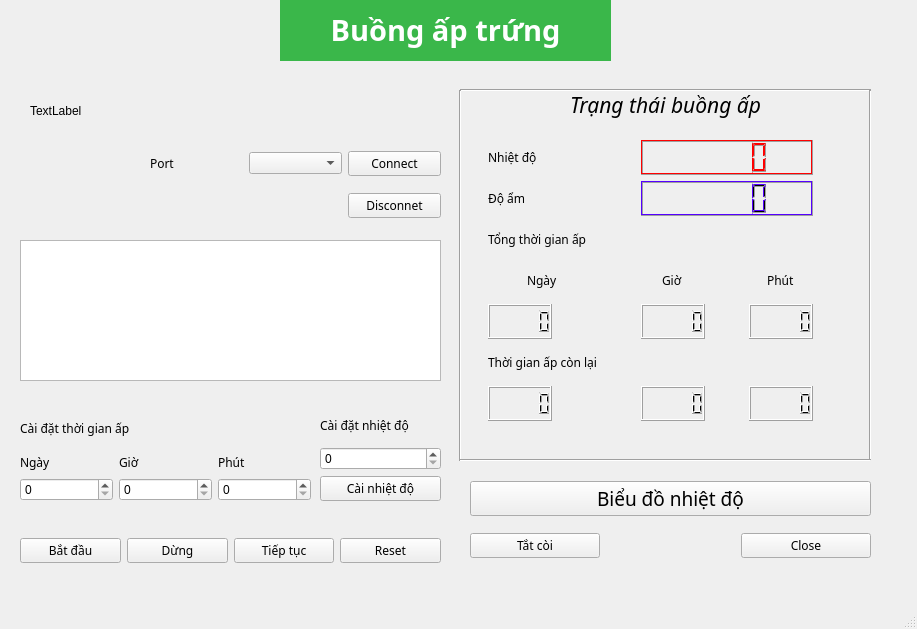
<?xml version="1.0" encoding="UTF-8"?>
<ui version="4.0">
 <class>MainWindow</class>
 <widget class="QMainWindow" name="MainWindow">
  <property name="geometry">
   <rect>
    <x>0</x>
    <y>0</y>
    <width>917</width>
    <height>629</height>
   </rect>
  </property>
  <property name="minimumSize">
   <size>
    <width>917</width>
    <height>629</height>
   </size>
  </property>
  <property name="maximumSize">
   <size>
    <width>917</width>
    <height>629</height>
   </size>
  </property>
  <property name="windowTitle">
   <string>Buong ap trung</string>
  </property>
  <widget class="QWidget" name="centralwidget">
   <widget class="QFrame" name="horizontalFrame">
    <property name="geometry">
     <rect>
      <x>20</x>
      <y>660</y>
      <width>901</width>
      <height>371</height>
     </rect>
    </property>
    <layout class="QHBoxLayout" name="horizontalLayout"/>
   </widget>
   <widget class="QWidget" name="gridLayoutWidget">
    <property name="geometry">
     <rect>
      <x>150</x>
      <y>140</y>
      <width>291</width>
      <height>91</height>
     </rect>
    </property>
    <layout class="QGridLayout" name="gridLayout">
     <item row="0" column="1">
      <widget class="QComboBox" name="comboBoxPort"/>
     </item>
     <item row="0" column="0">
      <widget class="QLabel" name="label_Port">
       <property name="font">
        <font>
         <family>Raleway</family>
         <pointsize>9</pointsize>
        </font>
       </property>
       <property name="text">
        <string>Port</string>
       </property>
      </widget>
     </item>
     <item row="0" column="2">
      <widget class="QPushButton" name="pushButtonConnect">
       <property name="font">
        <font>
         <family>Raleway</family>
         <pointsize>9</pointsize>
        </font>
       </property>
       <property name="text">
        <string>Connect</string>
       </property>
      </widget>
     </item>
     <item row="1" column="2">
      <widget class="QPushButton" name="pushButtonDisconnect">
       <property name="font">
        <font>
         <family>Raleway</family>
         <pointsize>9</pointsize>
        </font>
       </property>
       <property name="text">
        <string>Disconnet</string>
       </property>
      </widget>
     </item>
    </layout>
   </widget>
   <widget class="QWidget" name="gridLayoutWidget_2">
    <property name="geometry">
     <rect>
      <x>450</x>
      <y>140</y>
      <width>401</width>
      <height>281</height>
     </rect>
    </property>
    <layout class="QGridLayout" name="gridLayout_2">
     <item row="3" column="4" alignment="Qt::AlignHCenter">
      <widget class="QLabel" name="label_9">
       <property name="font">
        <font>
         <family>Raleway</family>
         <pointsize>9</pointsize>
        </font>
       </property>
       <property name="text">
        <string>Phút</string>
       </property>
      </widget>
     </item>
     <item row="6" column="4">
      <widget class="QLCDNumber" name="lcdNumberMinHatch">
       <property name="sizePolicy">
        <sizepolicy hsizetype="Fixed" vsizetype="Minimum">
         <horstretch>0</horstretch>
         <verstretch>0</verstretch>
        </sizepolicy>
       </property>
      </widget>
     </item>
     <item row="4" column="3">
      <widget class="QLCDNumber" name="lcdNumberTotalHour">
       <property name="sizePolicy">
        <sizepolicy hsizetype="Fixed" vsizetype="Minimum">
         <horstretch>0</horstretch>
         <verstretch>0</verstretch>
        </sizepolicy>
       </property>
      </widget>
     </item>
     <item row="6" column="2">
      <widget class="QLCDNumber" name="lcdNumberDayHatch">
       <property name="sizePolicy">
        <sizepolicy hsizetype="Fixed" vsizetype="Minimum">
         <horstretch>0</horstretch>
         <verstretch>0</verstretch>
        </sizepolicy>
       </property>
      </widget>
     </item>
     <item row="3" column="2" alignment="Qt::AlignHCenter">
      <widget class="QLabel" name="label_7">
       <property name="font">
        <font>
         <family>Raleway</family>
         <pointsize>9</pointsize>
        </font>
       </property>
       <property name="text">
        <string>Ngày</string>
       </property>
      </widget>
     </item>
     <item row="0" column="2">
      <widget class="QLabel" name="label_Temparature">
       <property name="font">
        <font>
         <family>Raleway</family>
         <pointsize>9</pointsize>
        </font>
       </property>
       <property name="text">
        <string>Nhiệt độ</string>
       </property>
      </widget>
     </item>
     <item row="0" column="3" colspan="2">
      <widget class="QLCDNumber" name="lcdNumberTemperature">
       <property name="palette">
        <palette>
         <active>
          <colorrole role="WindowText">
           <brush brushstyle="SolidPattern">
            <color alpha="255">
             <red>255</red>
             <green>0</green>
             <blue>0</blue>
            </color>
           </brush>
          </colorrole>
          <colorrole role="Button">
           <brush brushstyle="SolidPattern">
            <color alpha="255">
             <red>255</red>
             <green>0</green>
             <blue>0</blue>
            </color>
           </brush>
          </colorrole>
          <colorrole role="Light">
           <brush brushstyle="SolidPattern">
            <color alpha="255">
             <red>255</red>
             <green>0</green>
             <blue>0</blue>
            </color>
           </brush>
          </colorrole>
          <colorrole role="Midlight">
           <brush brushstyle="SolidPattern">
            <color alpha="255">
             <red>255</red>
             <green>0</green>
             <blue>0</blue>
            </color>
           </brush>
          </colorrole>
          <colorrole role="Text">
           <brush brushstyle="SolidPattern">
            <color alpha="255">
             <red>255</red>
             <green>0</green>
             <blue>0</blue>
            </color>
           </brush>
          </colorrole>
          <colorrole role="BrightText">
           <brush brushstyle="SolidPattern">
            <color alpha="255">
             <red>255</red>
             <green>0</green>
             <blue>0</blue>
            </color>
           </brush>
          </colorrole>
          <colorrole role="Base">
           <brush brushstyle="SolidPattern">
            <color alpha="255">
             <red>0</red>
             <green>0</green>
             <blue>0</blue>
            </color>
           </brush>
          </colorrole>
          <colorrole role="PlaceholderText">
           <brush brushstyle="SolidPattern">
            <color alpha="128">
             <red>255</red>
             <green>0</green>
             <blue>0</blue>
            </color>
           </brush>
          </colorrole>
         </active>
         <inactive>
          <colorrole role="WindowText">
           <brush brushstyle="SolidPattern">
            <color alpha="255">
             <red>255</red>
             <green>0</green>
             <blue>0</blue>
            </color>
           </brush>
          </colorrole>
          <colorrole role="Button">
           <brush brushstyle="SolidPattern">
            <color alpha="255">
             <red>255</red>
             <green>0</green>
             <blue>0</blue>
            </color>
           </brush>
          </colorrole>
          <colorrole role="Light">
           <brush brushstyle="SolidPattern">
            <color alpha="255">
             <red>255</red>
             <green>0</green>
             <blue>0</blue>
            </color>
           </brush>
          </colorrole>
          <colorrole role="Midlight">
           <brush brushstyle="SolidPattern">
            <color alpha="255">
             <red>255</red>
             <green>0</green>
             <blue>0</blue>
            </color>
           </brush>
          </colorrole>
          <colorrole role="Text">
           <brush brushstyle="SolidPattern">
            <color alpha="255">
             <red>255</red>
             <green>0</green>
             <blue>0</blue>
            </color>
           </brush>
          </colorrole>
          <colorrole role="BrightText">
           <brush brushstyle="SolidPattern">
            <color alpha="255">
             <red>255</red>
             <green>0</green>
             <blue>0</blue>
            </color>
           </brush>
          </colorrole>
          <colorrole role="Base">
           <brush brushstyle="SolidPattern">
            <color alpha="255">
             <red>0</red>
             <green>0</green>
             <blue>0</blue>
            </color>
           </brush>
          </colorrole>
          <colorrole role="PlaceholderText">
           <brush brushstyle="SolidPattern">
            <color alpha="128">
             <red>255</red>
             <green>0</green>
             <blue>0</blue>
            </color>
           </brush>
          </colorrole>
         </inactive>
         <disabled>
          <colorrole role="WindowText">
           <brush brushstyle="SolidPattern">
            <color alpha="255">
             <red>120</red>
             <green>120</green>
             <blue>120</blue>
            </color>
           </brush>
          </colorrole>
          <colorrole role="Button">
           <brush brushstyle="SolidPattern">
            <color alpha="255">
             <red>255</red>
             <green>0</green>
             <blue>0</blue>
            </color>
           </brush>
          </colorrole>
          <colorrole role="Light">
           <brush brushstyle="SolidPattern">
            <color alpha="255">
             <red>255</red>
             <green>0</green>
             <blue>0</blue>
            </color>
           </brush>
          </colorrole>
          <colorrole role="Midlight">
           <brush brushstyle="SolidPattern">
            <color alpha="255">
             <red>255</red>
             <green>0</green>
             <blue>0</blue>
            </color>
           </brush>
          </colorrole>
          <colorrole role="Text">
           <brush brushstyle="SolidPattern">
            <color alpha="255">
             <red>120</red>
             <green>120</green>
             <blue>120</blue>
            </color>
           </brush>
          </colorrole>
          <colorrole role="BrightText">
           <brush brushstyle="SolidPattern">
            <color alpha="255">
             <red>255</red>
             <green>0</green>
             <blue>0</blue>
            </color>
           </brush>
          </colorrole>
          <colorrole role="Base">
           <brush brushstyle="SolidPattern">
            <color alpha="255">
             <red>240</red>
             <green>240</green>
             <blue>240</blue>
            </color>
           </brush>
          </colorrole>
          <colorrole role="PlaceholderText">
           <brush brushstyle="SolidPattern">
            <color alpha="128">
             <red>0</red>
             <green>0</green>
             <blue>0</blue>
            </color>
           </brush>
          </colorrole>
         </disabled>
        </palette>
       </property>
       <property name="font">
        <font>
         <pointsize>16</pointsize>
         <weight>50</weight>
         <italic>false</italic>
         <bold>false</bold>
        </font>
       </property>
       <property name="autoFillBackground">
        <bool>false</bool>
       </property>
      </widget>
     </item>
     <item row="6" column="3">
      <widget class="QLCDNumber" name="lcdNumberHourHatch">
       <property name="sizePolicy">
        <sizepolicy hsizetype="Fixed" vsizetype="Minimum">
         <horstretch>0</horstretch>
         <verstretch>0</verstretch>
        </sizepolicy>
       </property>
      </widget>
     </item>
     <item row="3" column="3" alignment="Qt::AlignHCenter">
      <widget class="QLabel" name="label_8">
       <property name="font">
        <font>
         <family>Raleway</family>
         <pointsize>9</pointsize>
        </font>
       </property>
       <property name="text">
        <string>Giờ</string>
       </property>
      </widget>
     </item>
     <item row="1" column="3" colspan="2">
      <widget class="QLCDNumber" name="lcdNumberHumidity">
       <property name="palette">
        <palette>
         <active>
          <colorrole role="Button">
           <brush brushstyle="SolidPattern">
            <color alpha="255">
             <red>85</red>
             <green>255</green>
             <blue>0</blue>
            </color>
           </brush>
          </colorrole>
          <colorrole role="Light">
           <brush brushstyle="SolidPattern">
            <color alpha="255">
             <red>85</red>
             <green>0</green>
             <blue>255</blue>
            </color>
           </brush>
          </colorrole>
          <colorrole role="Midlight">
           <brush brushstyle="SolidPattern">
            <color alpha="255">
             <red>85</red>
             <green>0</green>
             <blue>255</blue>
            </color>
           </brush>
          </colorrole>
          <colorrole role="BrightText">
           <brush brushstyle="SolidPattern">
            <color alpha="255">
             <red>85</red>
             <green>0</green>
             <blue>255</blue>
            </color>
           </brush>
          </colorrole>
          <colorrole role="Base">
           <brush brushstyle="SolidPattern">
            <color alpha="255">
             <red>85</red>
             <green>0</green>
             <blue>255</blue>
            </color>
           </brush>
          </colorrole>
          <colorrole role="Window">
           <brush brushstyle="SolidPattern">
            <color alpha="255">
             <red>85</red>
             <green>0</green>
             <blue>255</blue>
            </color>
           </brush>
          </colorrole>
         </active>
         <inactive>
          <colorrole role="Button">
           <brush brushstyle="SolidPattern">
            <color alpha="255">
             <red>85</red>
             <green>255</green>
             <blue>0</blue>
            </color>
           </brush>
          </colorrole>
          <colorrole role="Light">
           <brush brushstyle="SolidPattern">
            <color alpha="255">
             <red>85</red>
             <green>0</green>
             <blue>255</blue>
            </color>
           </brush>
          </colorrole>
          <colorrole role="Midlight">
           <brush brushstyle="SolidPattern">
            <color alpha="255">
             <red>85</red>
             <green>0</green>
             <blue>255</blue>
            </color>
           </brush>
          </colorrole>
          <colorrole role="BrightText">
           <brush brushstyle="SolidPattern">
            <color alpha="255">
             <red>85</red>
             <green>0</green>
             <blue>255</blue>
            </color>
           </brush>
          </colorrole>
          <colorrole role="Base">
           <brush brushstyle="SolidPattern">
            <color alpha="255">
             <red>85</red>
             <green>0</green>
             <blue>255</blue>
            </color>
           </brush>
          </colorrole>
          <colorrole role="Window">
           <brush brushstyle="SolidPattern">
            <color alpha="255">
             <red>85</red>
             <green>0</green>
             <blue>255</blue>
            </color>
           </brush>
          </colorrole>
         </inactive>
         <disabled>
          <colorrole role="Button">
           <brush brushstyle="SolidPattern">
            <color alpha="255">
             <red>85</red>
             <green>255</green>
             <blue>0</blue>
            </color>
           </brush>
          </colorrole>
          <colorrole role="Light">
           <brush brushstyle="SolidPattern">
            <color alpha="255">
             <red>85</red>
             <green>0</green>
             <blue>255</blue>
            </color>
           </brush>
          </colorrole>
          <colorrole role="Midlight">
           <brush brushstyle="SolidPattern">
            <color alpha="255">
             <red>85</red>
             <green>0</green>
             <blue>255</blue>
            </color>
           </brush>
          </colorrole>
          <colorrole role="BrightText">
           <brush brushstyle="SolidPattern">
            <color alpha="255">
             <red>85</red>
             <green>0</green>
             <blue>255</blue>
            </color>
           </brush>
          </colorrole>
          <colorrole role="Base">
           <brush brushstyle="SolidPattern">
            <color alpha="255">
             <red>85</red>
             <green>0</green>
             <blue>255</blue>
            </color>
           </brush>
          </colorrole>
          <colorrole role="Window">
           <brush brushstyle="SolidPattern">
            <color alpha="255">
             <red>85</red>
             <green>0</green>
             <blue>255</blue>
            </color>
           </brush>
          </colorrole>
         </disabled>
        </palette>
       </property>
      </widget>
     </item>
     <item row="4" column="2">
      <widget class="QLCDNumber" name="lcdNumberTotalDay">
       <property name="sizePolicy">
        <sizepolicy hsizetype="Fixed" vsizetype="Minimum">
         <horstretch>0</horstretch>
         <verstretch>0</verstretch>
        </sizepolicy>
       </property>
      </widget>
     </item>
     <item row="1" column="2">
      <widget class="QLabel" name="label_Humidity">
       <property name="font">
        <font>
         <family>Raleway</family>
         <pointsize>9</pointsize>
        </font>
       </property>
       <property name="text">
        <string>Độ ẩm</string>
       </property>
      </widget>
     </item>
     <item row="5" column="2" alignment="Qt::AlignHCenter">
      <widget class="QLabel" name="label_5">
       <property name="font">
        <font>
         <family>Raleway</family>
         <pointsize>9</pointsize>
        </font>
       </property>
       <property name="text">
        <string>Thời gian ấp còn lại</string>
       </property>
      </widget>
     </item>
     <item row="2" column="2" colspan="3">
      <widget class="QLabel" name="label_6">
       <property name="font">
        <font>
         <family>Raleway</family>
         <pointsize>9</pointsize>
        </font>
       </property>
       <property name="text">
        <string>Tổng thời gian ấp</string>
       </property>
      </widget>
     </item>
     <item row="4" column="4">
      <widget class="QLCDNumber" name="lcdNumberTotalMin">
       <property name="sizePolicy">
        <sizepolicy hsizetype="Fixed" vsizetype="Minimum">
         <horstretch>0</horstretch>
         <verstretch>0</verstretch>
        </sizepolicy>
       </property>
      </widget>
     </item>
    </layout>
   </widget>
   <widget class="QWidget" name="gridLayoutWidget_3">
    <property name="geometry">
     <rect>
      <x>20</x>
      <y>410</y>
      <width>291</width>
      <height>91</height>
     </rect>
    </property>
    <layout class="QGridLayout" name="gridLayout_3">
     <item row="2" column="2">
      <widget class="QLabel" name="label_4">
       <property name="font">
        <font>
         <family>Raleway</family>
         <pointsize>9</pointsize>
         <weight>50</weight>
         <bold>false</bold>
        </font>
       </property>
       <property name="text">
        <string>Phút</string>
       </property>
      </widget>
     </item>
     <item row="2" column="1">
      <widget class="QLabel" name="label_3">
       <property name="font">
        <font>
         <family>Raleway</family>
         <pointsize>9</pointsize>
         <weight>50</weight>
         <bold>false</bold>
        </font>
       </property>
       <property name="text">
        <string>Giờ</string>
       </property>
      </widget>
     </item>
     <item row="3" column="1">
      <widget class="QSpinBox" name="spinBoxHourTimeHatch"/>
     </item>
     <item row="3" column="2">
      <widget class="QSpinBox" name="spinBoxMinuteTimeHatch"/>
     </item>
     <item row="3" column="0">
      <widget class="QSpinBox" name="spinBoxDayTimeHatch"/>
     </item>
     <item row="2" column="0">
      <widget class="QLabel" name="label_2">
       <property name="font">
        <font>
         <family>Raleway</family>
         <pointsize>9</pointsize>
         <weight>50</weight>
         <bold>false</bold>
        </font>
       </property>
       <property name="text">
        <string>Ngày</string>
       </property>
      </widget>
     </item>
     <item row="0" column="0" rowspan="2" colspan="3">
      <widget class="QLabel" name="label">
       <property name="font">
        <font>
         <family>Raleway</family>
         <pointsize>9</pointsize>
         <weight>50</weight>
         <bold>false</bold>
        </font>
       </property>
       <property name="text">
        <string>Cài đặt thời gian ấp</string>
       </property>
      </widget>
     </item>
    </layout>
   </widget>
   <widget class="QWidget" name="horizontalLayoutWidget">
    <property name="geometry">
     <rect>
      <x>20</x>
      <y>530</y>
      <width>421</width>
      <height>41</height>
     </rect>
    </property>
    <layout class="QHBoxLayout" name="horizontalLayout_2">
     <item>
      <widget class="QPushButton" name="pushButtonStartHatch">
       <property name="font">
        <font>
         <family>Raleway</family>
         <pointsize>9</pointsize>
         <weight>50</weight>
         <bold>false</bold>
        </font>
       </property>
       <property name="text">
        <string>Bắt đầu</string>
       </property>
      </widget>
     </item>
     <item>
      <widget class="QPushButton" name="pushButtonStopHatch">
       <property name="font">
        <font>
         <family>Raleway</family>
         <pointsize>9</pointsize>
         <weight>50</weight>
         <bold>false</bold>
        </font>
       </property>
       <property name="text">
        <string>Dừng</string>
       </property>
      </widget>
     </item>
     <item>
      <widget class="QPushButton" name="pushButtonContinue">
       <property name="font">
        <font>
         <family>Raleway</family>
         <pointsize>9</pointsize>
         <weight>50</weight>
         <bold>false</bold>
        </font>
       </property>
       <property name="text">
        <string>Tiếp tục</string>
       </property>
      </widget>
     </item>
     <item>
      <widget class="QPushButton" name="pushButtonReset">
       <property name="font">
        <font>
         <family>Raleway</family>
         <pointsize>9</pointsize>
         <weight>50</weight>
         <bold>false</bold>
        </font>
       </property>
       <property name="text">
        <string>Reset</string>
       </property>
      </widget>
     </item>
    </layout>
   </widget>
   <widget class="QTextEdit" name="textEditGetData">
    <property name="geometry">
     <rect>
      <x>20</x>
      <y>240</y>
      <width>421</width>
      <height>141</height>
     </rect>
    </property>
   </widget>
   <widget class="QWidget" name="verticalLayoutWidget">
    <property name="geometry">
     <rect>
      <x>320</x>
      <y>410</y>
      <width>121</width>
      <height>91</height>
     </rect>
    </property>
    <layout class="QVBoxLayout" name="verticalLayout">
     <item>
      <widget class="QLabel" name="label_10">
       <property name="font">
        <font>
         <family>Raleway</family>
         <pointsize>9</pointsize>
         <weight>50</weight>
         <bold>false</bold>
        </font>
       </property>
       <property name="text">
        <string>Cài đặt nhiệt độ </string>
       </property>
      </widget>
     </item>
     <item>
      <widget class="QSpinBox" name="spinBoxSetTemp"/>
     </item>
     <item>
      <widget class="QPushButton" name="pushButtonSetTemp">
       <property name="font">
        <font>
         <family>Raleway</family>
         <pointsize>9</pointsize>
         <weight>50</weight>
         <bold>false</bold>
        </font>
       </property>
       <property name="styleSheet">
        <string notr="true"/>
       </property>
       <property name="text">
        <string>Cài nhiệt độ</string>
       </property>
      </widget>
     </item>
    </layout>
   </widget>
   <widget class="QLabel" name="trangthaibuongap">
    <property name="geometry">
     <rect>
      <x>490</x>
      <y>80</y>
      <width>351</width>
      <height>51</height>
     </rect>
    </property>
    <property name="font">
     <font>
      <family>Raleway</family>
      <pointsize>16</pointsize>
      <weight>50</weight>
      <italic>true</italic>
      <bold>false</bold>
     </font>
    </property>
    <property name="text">
     <string>&lt;html&gt;&lt;head/&gt;&lt;body&gt;&lt;p align=&quot;center&quot;&gt;Trạng thái buồng ấp&lt;/p&gt;&lt;/body&gt;&lt;/html&gt;</string>
    </property>
   </widget>
   <widget class="QLabel" name="label_11">
    <property name="geometry">
     <rect>
      <x>280</x>
      <y>0</y>
      <width>331</width>
      <height>61</height>
     </rect>
    </property>
    <property name="font">
     <font>
      <family>Raleway ExtraBold</family>
      <pointsize>22</pointsize>
      <weight>75</weight>
      <bold>true</bold>
     </font>
    </property>
    <property name="autoFillBackground">
     <bool>false</bool>
    </property>
    <property name="styleSheet">
     <string notr="true">color: rgb(255, 255, 255);
background-color: rgb(58, 183, 74)</string>
    </property>
    <property name="text">
     <string>&lt;!DOCTYPE html&gt;
&lt;html&gt;
&lt;head&gt;
    &lt;title&gt;Buồng ấp trứng&lt;/title&gt;
    &lt;style&gt;
        body {
            text-align: center;
            background-color: #f2f2f2;
        }
css
Copy code
    p {
        font-size: 24px;
        color: #aa55ff;
        font-family: Arial, sans-serif;
        font-weight: bold;
        margin-top: 50px;
    }
&lt;/style&gt;
&lt;/head&gt;
&lt;body&gt;
    &lt;p&gt;Buồng ấp trứng&lt;/p&gt;
&lt;/body&gt;
&lt;/html&gt;</string>
    </property>
   </widget>
   <widget class="QLabel" name="label_pix">
    <property name="geometry">
     <rect>
      <x>30</x>
      <y>20</y>
      <width>101</width>
      <height>181</height>
     </rect>
    </property>
    <property name="text">
     <string>TextLabel</string>
    </property>
   </widget>
   <widget class="Line" name="line">
    <property name="geometry">
     <rect>
      <x>460</x>
      <y>80</y>
      <width>411</width>
      <height>20</height>
     </rect>
    </property>
    <property name="orientation">
     <enum>Qt::Horizontal</enum>
    </property>
   </widget>
   <widget class="Line" name="line_2">
    <property name="geometry">
     <rect>
      <x>450</x>
      <y>90</y>
      <width>20</width>
      <height>371</height>
     </rect>
    </property>
    <property name="orientation">
     <enum>Qt::Vertical</enum>
    </property>
   </widget>
   <widget class="Line" name="line_3">
    <property name="geometry">
     <rect>
      <x>860</x>
      <y>90</y>
      <width>20</width>
      <height>371</height>
     </rect>
    </property>
    <property name="orientation">
     <enum>Qt::Vertical</enum>
    </property>
   </widget>
   <widget class="Line" name="line_4">
    <property name="geometry">
     <rect>
      <x>460</x>
      <y>450</y>
      <width>411</width>
      <height>20</height>
     </rect>
    </property>
    <property name="orientation">
     <enum>Qt::Horizontal</enum>
    </property>
   </widget>
   <widget class="QWidget" name="gridLayoutWidget_4">
    <property name="geometry">
     <rect>
      <x>470</x>
      <y>470</y>
      <width>401</width>
      <height>101</height>
     </rect>
    </property>
    <layout class="QGridLayout" name="gridLayout_4">
     <item row="0" column="0" colspan="3">
      <widget class="QPushButton" name="pushButtonShowChart">
       <property name="font">
        <font>
         <family>Raleway ExtraLight</family>
         <pointsize>14</pointsize>
        </font>
       </property>
       <property name="styleSheet">
        <string notr="true"/>
       </property>
       <property name="text">
        <string>Biểu đồ nhiệt độ</string>
       </property>
      </widget>
     </item>
     <item row="2" column="0">
      <widget class="QPushButton" name="pushButtonTurnOffBuzzer">
       <property name="font">
        <font>
         <family>Raleway</family>
         <pointsize>9</pointsize>
         <weight>50</weight>
         <bold>false</bold>
        </font>
       </property>
       <property name="text">
        <string>Tắt còi</string>
       </property>
      </widget>
     </item>
     <item row="2" column="2">
      <widget class="QPushButton" name="pushButton">
       <property name="font">
        <font>
         <family>Raleway</family>
         <pointsize>9</pointsize>
         <weight>50</weight>
         <bold>false</bold>
        </font>
       </property>
       <property name="text">
        <string>Close</string>
       </property>
      </widget>
     </item>
    </layout>
   </widget>
  </widget>
  <widget class="QMenuBar" name="menubar">
   <property name="geometry">
    <rect>
     <x>0</x>
     <y>0</y>
     <width>917</width>
     <height>26</height>
    </rect>
   </property>
  </widget>
  <widget class="QStatusBar" name="statusbar"/>
 </widget>
 <resources/>
 <connections>
  <connection>
   <sender>pushButton</sender>
   <signal>clicked()</signal>
   <receiver>MainWindow</receiver>
   <slot>close()</slot>
   <hints>
    <hint type="sourcelabel">
     <x>409</x>
     <y>363</y>
    </hint>
    <hint type="destinationlabel">
     <x>402</x>
     <y>425</y>
    </hint>
   </hints>
  </connection>
 </connections>
</ui>
